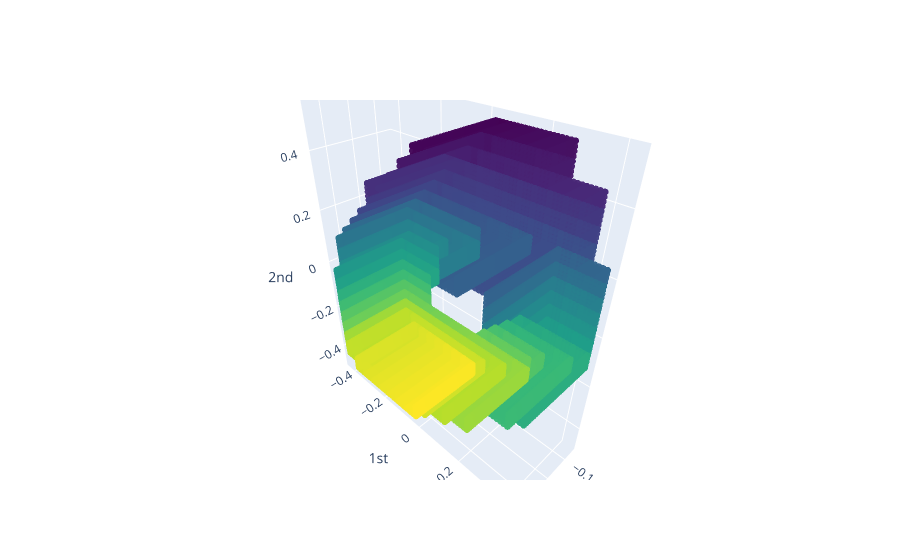

The notebook cell saved with this chart:
### Code cell
# sorting is optional i just think it looks better this way
sorted_samples = dict(sorted(samples.items()))
plot_point_cloud(sorted_samples[0]) # change number in brackets to plot different digits

### Figure 1 — Plotly figure (JSON) as saved in the notebook; plotly's stock layout.template omitted (floating-point values rounded to 4 significant figures; data arrays with more than 128 entries replaced by an {"elided": "..."} marker saying what was removed)
{"data": [{"marker": {"color": {"elided": "26200 int values"}, "colorscale": [[0, "#440154"], [0.1111, "#482878"], [0.2222, "#3e4989"], [0.3333, "#31688e"], [0.4444, "#26828e"], [0.5556, "#1f9e89"], [0.6667, "#35b779"], [0.7778, "#6ece58"], [0.8889, "#b5de2b"], [1, "#fde725"]], "opacity": 0.8, "size": 4}, "mode": "markers", "type": "scatter3d", "x": {"elided": "26200 float values"}, "y": {"elided": "26200 float values"}, "z": {"elided": "26200 float values"}}], "layout": {"scene": {"xaxis": {"exponentformat": "e", "showexponent": "all", "title": {"text": "0th"}, "type": "linear"}, "yaxis": {"exponentformat": "e", "showexponent": "all", "title": {"text": "1st"}, "type": "linear"}, "zaxis": {"exponentformat": "e", "showexponent": "all", "title": {"text": "2nd"}, "type": "linear"}}}}
